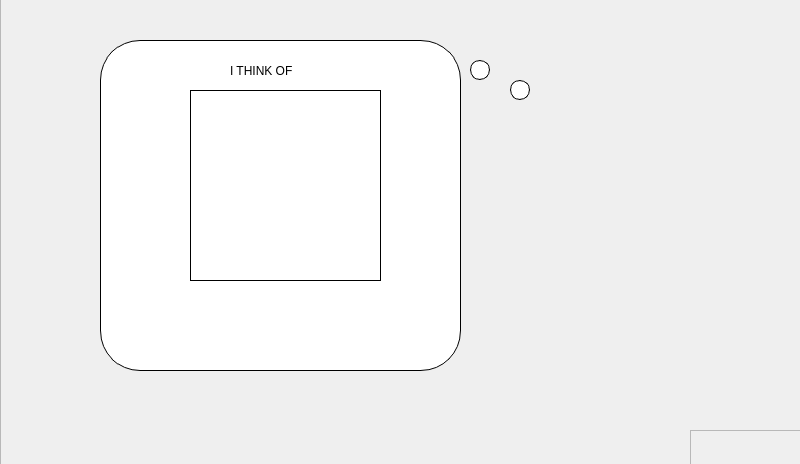
<?xml version="1.0" encoding="UTF-8"?>
<ui version="4.0">
 <class>MainWindow</class>
 <widget class="QMainWindow" name="MainWindow">
  <property name="geometry">
   <rect>
    <x>0</x>
    <y>0</y>
    <width>800</width>
    <height>464</height>
   </rect>
  </property>
  <property name="maximumSize">
   <size>
    <width>800</width>
    <height>465</height>
   </size>
  </property>
  <property name="windowTitle">
   <string>Akinator</string>
  </property>
  <widget class="QWidget" name="centralwidget">
   <widget class="QFrame" name="principal">
    <property name="geometry">
     <rect>
      <x>0</x>
      <y>-50</y>
      <width>801</width>
      <height>651</height>
     </rect>
    </property>
    <property name="frameShape">
     <enum>QFrame::StyledPanel</enum>
    </property>
    <property name="frameShadow">
     <enum>QFrame::Raised</enum>
    </property>
    <widget class="QFrame" name="frame">
     <property name="geometry">
      <rect>
       <x>100</x>
       <y>90</y>
       <width>361</width>
       <height>331</height>
      </rect>
     </property>
     <property name="styleSheet">
      <string notr="true">background: rgb(255, 255, 255);
border: 1px solid #000;
border-radius: 40px;</string>
     </property>
     <property name="frameShape">
      <enum>QFrame::StyledPanel</enum>
     </property>
     <property name="frameShadow">
      <enum>QFrame::Raised</enum>
     </property>
     <widget class="QLabel" name="label">
      <property name="geometry">
       <rect>
        <x>130</x>
        <y>20</y>
        <width>111</width>
        <height>21</height>
       </rect>
      </property>
      <property name="styleSheet">
       <string notr="true">font: 600 16pt &quot;Segoe UI&quot;;
border: none;</string>
      </property>
      <property name="text">
       <string>I THINK OF</string>
      </property>
     </widget>
     <widget class="QLabel" name="lbImg">
      <property name="geometry">
       <rect>
        <x>90</x>
        <y>50</y>
        <width>191</width>
        <height>191</height>
       </rect>
      </property>
      <property name="styleSheet">
       <string notr="true">border-radius: 0;</string>
      </property>
      <property name="text">
       <string/>
      </property>
      <property name="scaledContents">
       <bool>true</bool>
      </property>
     </widget>
     <widget class="QLabel" name="lbName">
      <property name="geometry">
       <rect>
        <x>50</x>
        <y>250</y>
        <width>271</width>
        <height>21</height>
       </rect>
      </property>
      <property name="layoutDirection">
       <enum>Qt::LeftToRight</enum>
      </property>
      <property name="styleSheet">
       <string notr="true">font: 600 16pt &quot;Segoe UI&quot;;
border: none;</string>
      </property>
      <property name="text">
       <string/>
      </property>
      <property name="alignment">
       <set>Qt::AlignCenter</set>
      </property>
     </widget>
     <widget class="QLabel" name="lbSubName">
      <property name="geometry">
       <rect>
        <x>60</x>
        <y>280</y>
        <width>251</width>
        <height>21</height>
       </rect>
      </property>
      <property name="font">
       <font>
        <family>Segoe UI</family>
        <pointsize>10</pointsize>
        <weight>50</weight>
        <italic>false</italic>
        <bold>false</bold>
       </font>
      </property>
      <property name="layoutDirection">
       <enum>Qt::LeftToRight</enum>
      </property>
      <property name="styleSheet">
       <string notr="true">font: 400 10pt &quot;Segoe UI&quot;;
border: none;</string>
      </property>
      <property name="text">
       <string/>
      </property>
      <property name="alignment">
       <set>Qt::AlignCenter</set>
      </property>
     </widget>
    </widget>
    <widget class="QFrame" name="frame_2">
     <property name="geometry">
      <rect>
       <x>470</x>
       <y>110</y>
       <width>20</width>
       <height>20</height>
      </rect>
     </property>
     <property name="styleSheet">
      <string notr="true">background: rgb(255, 255, 255);
border: 1px solid #000;
border-radius: 10px;</string>
     </property>
     <property name="frameShape">
      <enum>QFrame::StyledPanel</enum>
     </property>
     <property name="frameShadow">
      <enum>QFrame::Raised</enum>
     </property>
    </widget>
    <widget class="QFrame" name="frame_3">
     <property name="geometry">
      <rect>
       <x>510</x>
       <y>130</y>
       <width>20</width>
       <height>20</height>
      </rect>
     </property>
     <property name="styleSheet">
      <string notr="true">background: rgb(255, 255, 255);
border: 1px solid #000;
border-radius: 10px;</string>
     </property>
     <property name="frameShape">
      <enum>QFrame::StyledPanel</enum>
     </property>
     <property name="frameShadow">
      <enum>QFrame::Raised</enum>
     </property>
    </widget>
    <widget class="QLabel" name="lbRoom">
     <property name="geometry">
      <rect>
       <x>0</x>
       <y>50</y>
       <width>1001</width>
       <height>521</height>
      </rect>
     </property>
     <property name="styleSheet">
      <string>QPushButton {
  align-items: center;
  background-color: rgb(238, 139, 0);
  border-radius: 6px;
  box-shadow: transparent 0 0 0 3px,rgba(18, 18, 18, .1) 0 6px 20px;
  box-sizing: border-box;
  color: rgb(255, 255, 255);
  cursor: pointer;
  display: inline-flex;
  flex: 1 1 auto;
  font-family: Inter,sans-serif;
  font-size: 1.2rem;
  font-weight: 700;
  justify-content: center;
  line-height: 1;
  margin: 0;
  outline: none;
  padding: 1rem 1.2rem;
  text-align: center;
  text-decoration: none;
  transition: box-shadow .2s,-webkit-box-shadow .2s;
  white-space: nowrap;
  border: 0;
  user-select: none;
  touch-action: manipulation;
}

QPushButton:hover {
	box-shadow: #121212 0 0 0 3px, transparent 0 0 0 0;
}</string>
     </property>
     <property name="text">
      <string/>
     </property>
     <property name="pixmap">
      <pixmap>room_akinator.jpg</pixmap>
     </property>
     <property name="scaledContents">
      <bool>true</bool>
     </property>
    </widget>
    <widget class="QFrame" name="principal_2">
     <property name="geometry">
      <rect>
       <x>690</x>
       <y>480</y>
       <width>801</width>
       <height>651</height>
      </rect>
     </property>
     <property name="frameShape">
      <enum>QFrame::StyledPanel</enum>
     </property>
     <property name="frameShadow">
      <enum>QFrame::Raised</enum>
     </property>
     <widget class="QFrame" name="frame_4">
      <property name="geometry">
       <rect>
        <x>100</x>
        <y>90</y>
        <width>361</width>
        <height>331</height>
       </rect>
      </property>
      <property name="styleSheet">
       <string notr="true">background: rgb(255, 255, 255);
border: 1px solid #000;
border-radius: 40px;</string>
      </property>
      <property name="frameShape">
       <enum>QFrame::StyledPanel</enum>
      </property>
      <property name="frameShadow">
       <enum>QFrame::Raised</enum>
      </property>
      <widget class="QLabel" name="label_2">
       <property name="geometry">
        <rect>
         <x>130</x>
         <y>20</y>
         <width>111</width>
         <height>21</height>
        </rect>
       </property>
       <property name="styleSheet">
        <string notr="true">font: 600 16pt &quot;Segoe UI&quot;;
border: none;</string>
       </property>
       <property name="text">
        <string>I THINK OF</string>
       </property>
      </widget>
      <widget class="QLabel" name="lbImg_2">
       <property name="geometry">
        <rect>
         <x>90</x>
         <y>50</y>
         <width>191</width>
         <height>191</height>
        </rect>
       </property>
       <property name="styleSheet">
        <string notr="true">border-radius: 0;</string>
       </property>
       <property name="text">
        <string/>
       </property>
      </widget>
      <widget class="QLabel" name="lbName_2">
       <property name="geometry">
        <rect>
         <x>60</x>
         <y>250</y>
         <width>251</width>
         <height>21</height>
        </rect>
       </property>
       <property name="layoutDirection">
        <enum>Qt::LeftToRight</enum>
       </property>
       <property name="styleSheet">
        <string notr="true">font: 600 16pt &quot;Segoe UI&quot;;
border: none;</string>
       </property>
       <property name="text">
        <string/>
       </property>
       <property name="alignment">
        <set>Qt::AlignCenter</set>
       </property>
      </widget>
      <widget class="QLabel" name="lbSubName_2">
       <property name="geometry">
        <rect>
         <x>60</x>
         <y>280</y>
         <width>251</width>
         <height>21</height>
        </rect>
       </property>
       <property name="font">
        <font>
         <family>Segoe UI</family>
         <pointsize>10</pointsize>
         <weight>50</weight>
         <italic>false</italic>
         <bold>false</bold>
        </font>
       </property>
       <property name="layoutDirection">
        <enum>Qt::LeftToRight</enum>
       </property>
       <property name="styleSheet">
        <string notr="true">font: 400 10pt &quot;Segoe UI&quot;;
border: none;</string>
       </property>
       <property name="text">
        <string/>
       </property>
       <property name="alignment">
        <set>Qt::AlignCenter</set>
       </property>
      </widget>
     </widget>
     <widget class="QPushButton" name="btnBack_2">
      <property name="geometry">
       <rect>
        <x>50</x>
        <y>430</y>
        <width>81</width>
        <height>31</height>
       </rect>
      </property>
      <property name="styleSheet">
       <string notr="true">QPushButton {
  	align-items: center;
  	background-color: #4849EF;
	border: 1px solid #212151;
  	border-radius: 6px;
	box-sizing: border-box;
 	color: rgb(255, 255, 255);
	cursor: pointer;
	font-family: 'Arial', sans-serif;
	font-weight: 700;
	font-size: 15px;
	cursor: pointer;
}

QPushButton:hover {
	transition: 1s;
	background-color:  #181847;
}</string>
      </property>
      <property name="text">
       <string>Back</string>
      </property>
     </widget>
     <widget class="QFrame" name="frame_5">
      <property name="geometry">
       <rect>
        <x>490</x>
        <y>130</y>
        <width>20</width>
        <height>20</height>
       </rect>
      </property>
      <property name="styleSheet">
       <string notr="true">background: rgb(255, 255, 255);
border: 1px solid #000;
border-radius: 10px;</string>
      </property>
      <property name="frameShape">
       <enum>QFrame::StyledPanel</enum>
      </property>
      <property name="frameShadow">
       <enum>QFrame::Raised</enum>
      </property>
     </widget>
     <widget class="QFrame" name="frame_6">
      <property name="geometry">
       <rect>
        <x>510</x>
        <y>170</y>
        <width>20</width>
        <height>20</height>
       </rect>
      </property>
      <property name="styleSheet">
       <string notr="true">background: rgb(255, 255, 255);
border: 1px solid #000;
border-radius: 10px;</string>
      </property>
      <property name="frameShape">
       <enum>QFrame::StyledPanel</enum>
      </property>
      <property name="frameShadow">
       <enum>QFrame::Raised</enum>
      </property>
     </widget>
    </widget>
    <widget class="QLabel" name="lbAki_2">
     <property name="geometry">
      <rect>
       <x>490</x>
       <y>120</y>
       <width>221</width>
       <height>271</height>
      </rect>
     </property>
     <property name="text">
      <string/>
     </property>
     <property name="pixmap">
      <pixmap>akinatorimg/aki05.png</pixmap>
     </property>
     <property name="scaledContents">
      <bool>true</bool>
     </property>
    </widget>
    <zorder>lbRoom</zorder>
    <zorder>frame</zorder>
    <zorder>frame_2</zorder>
    <zorder>frame_3</zorder>
    <zorder>principal_2</zorder>
    <zorder>lbAki_2</zorder>
   </widget>
  </widget>
 </widget>
 <resources>
  <include location="akinatorimg/imgs.qrc"/>
 </resources>
 <connections/>
</ui>
